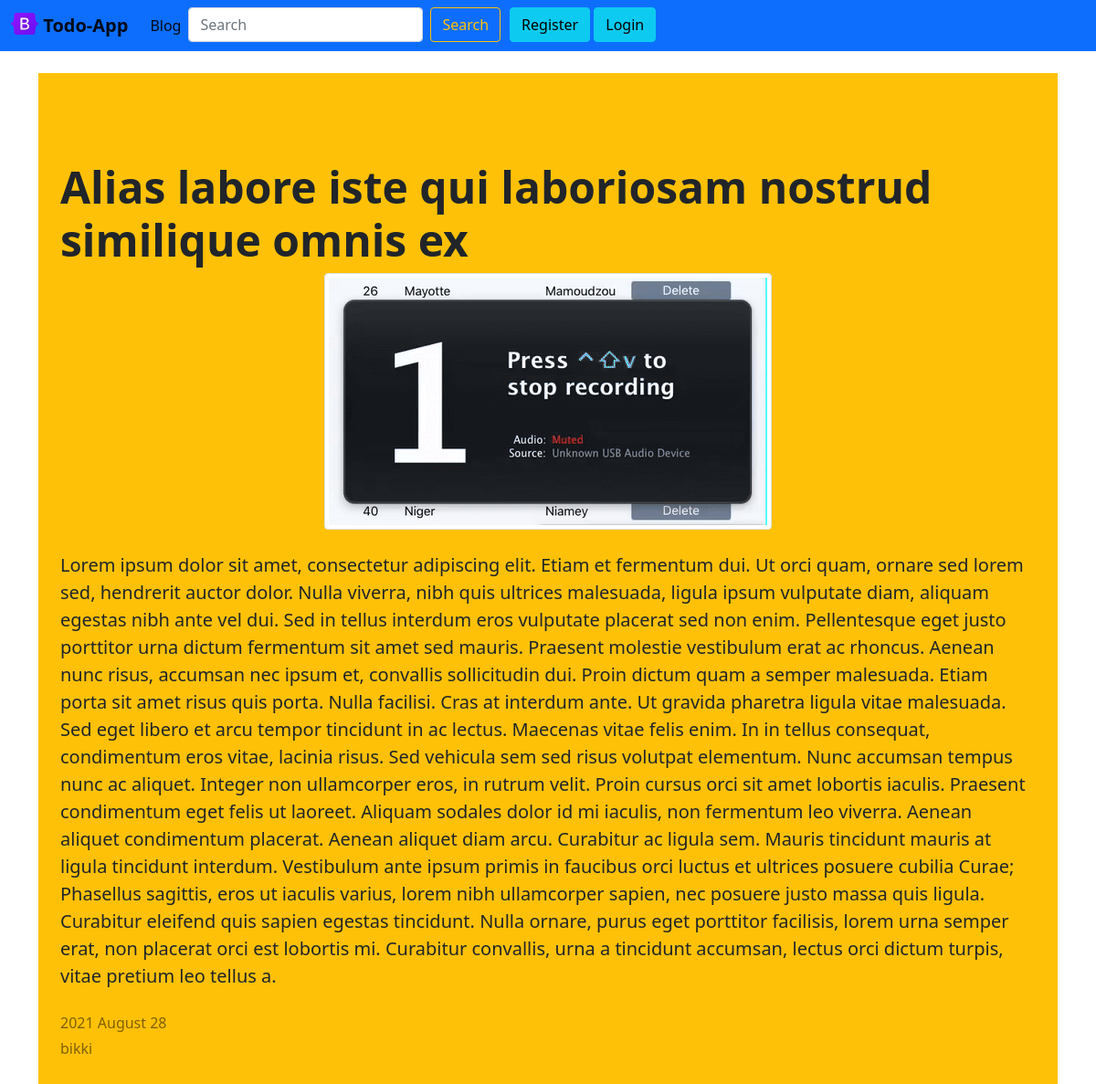
The app's page /post/2/ with its own data.
### posts/models.py (models this page shows, shortened)
class Post(models.Model):
    title = models.CharField(max_length=60)
    image = models.ImageField(null=True, blank=True, default='posts.png', upload_to='images')
    content = models.TextField()
    createdBy = models.CharField(null=True, blank=True, max_length=30)
    created = models.DateTimeField(auto_now_add=True)
    class Meta:
        db_table = 'posts'
        verbose_name_plural = 'Post'

### posts/views.py (the view)
# urls.py: path('post/<str:pk>/', postDetail, name='single.post'),
def postDetail(request, pk):
    post = get_object_or_404(Post, id=pk)
    context = {
        'item': post
    }
    return render(request, 'posts/single-data.html', context)

### templates/posts/single-data.html (shortened to what this page needs)
{% extends 'layouts/master.html' %}
{% block content %}
    <div class="bg-warning text-secondary px-4 py-5 text-center mb-4">
        <div class="py-5">
            <h1 class="display-5 fw-bold text-dark text-start">{{ item.title }}</h1>
            <div class="col-lg-12 mx-auto">
                <img class="img-thumbnail" src="{{ item.image.url }}" alt="">
                <p class="fs-5 mb-4 text-start mt-4 text-dark">{{ item.content }}</p>
            </div>
            <div class="mb-1 text-muted text-start text-black-50">{{ item.created|date:'Y F d' }}</div>
            <div class="mb-1 text-muted text-start text-black-50">{{ item.createdBy }}</div>
        </div>
    </div>
{% endblock %}

### records on screen
Post: title "Alias labore iste qui laboriosam nostrud similique omnis ex", image (picture), content "Lorem ipsum dolor sit amet, consectetur adipiscing elit. Etiam et fermentum dui. Ut orci quam, ornare sed lorem sed, hendrerit auctor dolor. Nulla viverra, nibh quis ultrices malesuada, ligula ipsum vulputate diam, aliquam egestas nibh ante vel dui. Sed in tellus interdum eros vulputate placerat sed non enim. Pellentesque eget justo porttitor urna dictum fermentum sit amet sed mauris. Praesent molestie vestibulum erat ac rhoncus. Aenean nunc risus, accumsan nec ipsum et, convallis sollicitudin dui. Proin dictum quam a semper malesuada. Etiam porta sit amet risus quis porta. Nulla facilisi. Cras at interdum ante. Ut gravida pharetra ligula vitae malesuada. Sed eget libero et arcu tempor…", created "2021 August 28", createdBy "bikki"
